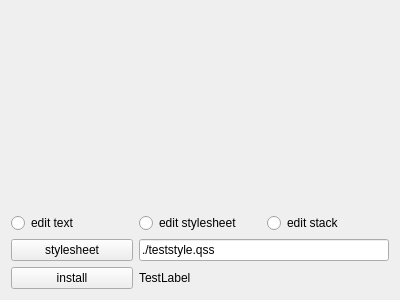
<?xml version="1.0" encoding="UTF-8"?>
<ui version="4.0">
 <class>QSpyWindow</class>
 <widget class="QWidget" name="QSpyWindow">
  <property name="geometry">
   <rect>
    <x>0</x>
    <y>0</y>
    <width>400</width>
    <height>300</height>
   </rect>
  </property>
  <property name="windowTitle">
   <string>QSpyWindow</string>
  </property>
  <layout class="QGridLayout" name="gridLayout">
   <item row="0" column="1" colspan="3">
    <widget class="QtSpyWidget" name="spy_w" native="true"/>
   </item>
   <item row="3" column="1">
    <widget class="QPushButton" name="but_install">
     <property name="text">
      <string>install</string>
     </property>
     <property name="checkable">
      <bool>true</bool>
     </property>
    </widget>
   </item>
   <item row="3" column="2" colspan="2">
    <widget class="QLabel" name="label">
     <property name="text">
      <string>TestLabel</string>
     </property>
    </widget>
   </item>
   <item row="2" column="2" colspan="2">
    <widget class="QLineEdit" name="edt_path">
     <property name="text">
      <string>./teststyle.qss</string>
     </property>
    </widget>
   </item>
   <item row="2" column="1">
    <widget class="QPushButton" name="but_qss">
     <property name="text">
      <string>stylesheet</string>
     </property>
     <property name="checkable">
      <bool>true</bool>
     </property>
    </widget>
   </item>
   <item row="1" column="1">
    <widget class="QRadioButton" name="rdt_edt_text">
     <property name="text">
      <string>edit text</string>
     </property>
     <property name="checked">
      <bool>false</bool>
     </property>
    </widget>
   </item>
   <item row="1" column="2">
    <widget class="QRadioButton" name="rdt_edt_stylesheet">
     <property name="text">
      <string>edit stylesheet</string>
     </property>
    </widget>
   </item>
   <item row="1" column="3">
    <widget class="QRadioButton" name="rdt_edt_stack">
     <property name="text">
      <string>edit stack</string>
     </property>
    </widget>
   </item>
  </layout>
 </widget>
 <layoutdefault spacing="6" margin="11"/>
 <customwidgets>
  <customwidget>
   <class>QtSpyWidget</class>
   <extends>QWidget</extends>
   <header>QtSpyWidget.h</header>
   <container>1</container>
  </customwidget>
 </customwidgets>
 <resources/>
 <connections/>
</ui>
